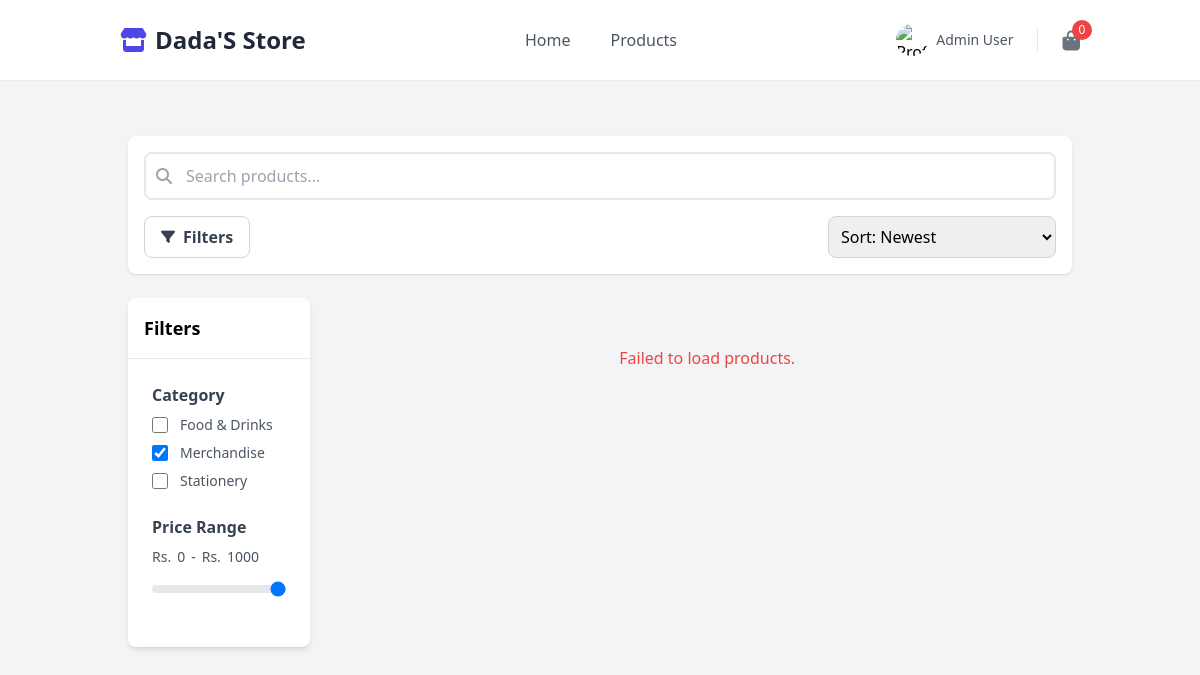
Screenshot of /products.php?category=2 (signed in) with the database file from the repository.
### tables this page shows
CREATE TABLE `categories` (
  `id` int(11) NOT NULL AUTO_INCREMENT,
  `name` varchar(255) NOT NULL,
  `description` text DEFAULT NULL,
  `image_url` varchar(255) DEFAULT NULL,
  `is_active` tinyint(1) NOT NULL DEFAULT 1,
  `products_per_page` int(11) DEFAULT 8,
  `default_sort_order` varchar(50) DEFAULT 'newest',
  `created_at` timestamp NOT NULL DEFAULT current_timestamp(),
  PRIMARY KEY (`id`),
  UNIQUE KEY `name` (`name`)
);

### products.php (the view, shortened to what this page needs)
<?php
require_once 'includes/db_connect.php';
$categories_result = $conn->query("SELECT * FROM categories WHERE is_active = 1 ORDER BY name ASC");
$price_range_result = $conn->query("SELECT MIN(price) as min_price, MAX(price) as max_price FROM products")->fetch_assoc();
$min_price = floor($price_range_result['min_price'] ?? 0);
$max_price = ceil($price_range_result['max_price'] ?? 1000);
$category_id_from_url = isset($_GET['category']) ? (int)$_GET['category'] : 0;
$search_term_from_url = isset($_GET['search']) ? htmlspecialchars($_GET['search']) : '';
require_once 'includes/header.php';
?>
<div class="bg-gray-100 min-h-screen">
    <div class="container mx-auto px-4 py-6">
        <div class="bg-white rounded-lg shadow p-4 mb-6 sticky top-0 z-30 space-y-4">
            <form id="search-form">
                <div class="relative">
                    <input type="search" id="search-input" name="search" placeholder="Search products..." class="w-full pl-10 pr-4 py-2.5 border-2 border-gray-200 rounded-lg focus:outline-none focus:ring-2 focus:ring-indigo-500" value="<?= $search_term_from_url ?>">
                    <i class="fas fa-search absolute left-3 top-1/2 transform -translate-y-1/2 text-gray-400"></i>
                </div>
            </form>
            <div class="flex justify-between items-center">
                <button id="open-filter-btn" class="border border-gray-300 text-gray-700 px-4 py-2 rounded-lg font-semibold flex items-center gap-2 hover:bg-gray-50">
                    <i class="fas fa-filter text-sm"></i>
                    <span>Filters</span>
                </button>
                <div class="w-1/2 sm:w-1/3 md:w-1/4">
                    <select id="sort-control" name="sort" class="w-full p-2 border border-gray-300 rounded-lg focus:outline-none focus:ring-2 focus:ring-indigo-500">
                        <option value="newest">Sort: Newest</option>
                    </select>
                </div>
            </div>
        </div>
        <div class="flex flex-col md:flex-row gap-8">
            <aside id="filter-sidebar" class="fixed top-0 left-0 h-full z-50 transition-transform duration-300 ease-in-out transform -translate-x-full md:static md:transform-none md:w-1/4 lg:w-1/5 md:self-start">
                <div class="relative bg-white h-full w-80 md:w-full md:rounded-lg md:shadow-md flex flex-col">
                    <div class="flex justify-between items-center p-4 border-b">
                        <h2 class="font-bold text-lg">Filters</h2>
                    </div>
                    <div id="filter-options" class="p-4 md:p-6 flex-grow overflow-y-auto">
                        <div class="mb-6">
                            <h3 class="font-bold text-gray-700 mb-2">Category</h3>
                            <div id="category-filters" class="space-y-2 max-h-48 overflow-y-auto pr-2"><?php mysqli_data_seek($categories_result, 0); while($category = $categories_result->fetch_assoc()): ?><div class="flex items-center"><input type="checkbox" name="categories[]" id="cat-<?= $category['id'] ?>" value="<?= $category['id'] ?>" class="h-4 w-4 text-indigo-600 border-gray-300 rounded focus:ring-indigo-500" <?= ($category_id_from_url == $category['id']) ? 'checked' : '' ?>><label for="cat-<?= $category['id'] ?>" class="ml-3 text-sm text-gray-600"><?= htmlspecialchars($category['name']) ?></label></div><?php endwhile; ?></div>
                        </div>
                        <div class="mb-6">
                             <h3 class="font-bold text-gray-700 mb-2">Price Range</h3>
                             <div class="flex items-center gap-1.5 text-sm text-gray-600 mb-2"><span>Rs. </span><span><?= $min_price ?></span><span>-</span><span>Rs. </span><span id="max-price-display"><?= $max_price ?></span></div>
                             <input type="range" id="price-range" name="price_max" min="<?= $min_price ?>" max="<?= $max_price ?>" value="<?= $max_price ?>" class="w-full h-2 bg-gray-200 rounded-lg appearance-none cursor-pointer">
                        </div>
                    </div>
                </div>
            </aside>
            <main class="w-full md:w-3/4 lg:w-4/5">
                <div id="product-grid" class="grid grid-cols-2 sm:grid-cols-2 lg:grid-cols-3 xl:grid-cols-4 gap-4"></div>
            </main>
        </div>
    </div>
</div>
<?php
require_once 'includes/footer.php';
?>

### assets/style.css (style rules this page uses)
body { display: flex; flex-direction: column; min-height: 100vh; }
main { flex-grow: 1; }

### rows the page displays
categories: name "Food & Drinks"
categories: id "☑", name "Merchandise"
categories: name "Stationery"

### other values shown
$_SESSION['name'] "Admin User"
get_cart_count() "0"
$min_price "0"
$max_price "1000"
